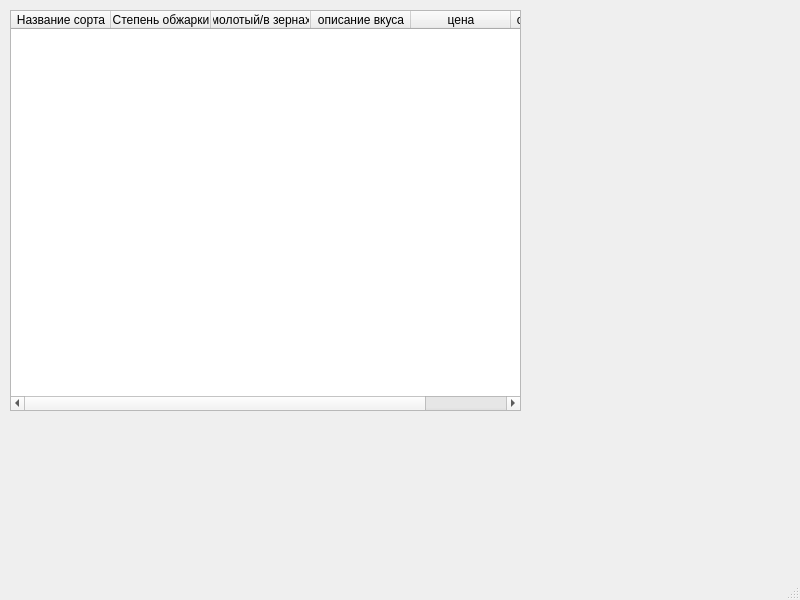
<?xml version="1.0" encoding="UTF-8"?>
<ui version="4.0">
 <class>MainWindow</class>
 <widget class="QMainWindow" name="MainWindow">
  <property name="geometry">
   <rect>
    <x>0</x>
    <y>0</y>
    <width>800</width>
    <height>600</height>
   </rect>
  </property>
  <property name="windowTitle">
   <string>MainWindow</string>
  </property>
  <widget class="QWidget" name="centralwidget">
   <widget class="QTableWidget" name="tableWidget">
    <property name="geometry">
     <rect>
      <x>10</x>
      <y>10</y>
      <width>511</width>
      <height>401</height>
     </rect>
    </property>
    <column>
     <property name="text">
      <string>Название сорта</string>
     </property>
    </column>
    <column>
     <property name="text">
      <string>Степень обжарки</string>
     </property>
    </column>
    <column>
     <property name="text">
      <string>молотый/в зернах</string>
     </property>
    </column>
    <column>
     <property name="text">
      <string>описание вкуса</string>
     </property>
    </column>
    <column>
     <property name="text">
      <string>цена</string>
     </property>
    </column>
    <column>
     <property name="text">
      <string>объем упаковки</string>
     </property>
    </column>
   </widget>
  </widget>
  <widget class="QMenuBar" name="menubar">
   <property name="geometry">
    <rect>
     <x>0</x>
     <y>0</y>
     <width>800</width>
     <height>21</height>
    </rect>
   </property>
  </widget>
  <widget class="QStatusBar" name="statusbar"/>
 </widget>
 <resources/>
 <connections/>
</ui>
